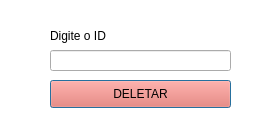
<?xml version="1.0" encoding="UTF-8"?>
<ui version="4.0">
 <class>Dialog</class>
 <widget class="QDialog" name="Dialog">
  <property name="geometry">
   <rect>
    <x>0</x>
    <y>0</y>
    <width>262</width>
    <height>140</height>
   </rect>
  </property>
  <property name="windowTitle">
   <string>Dialog</string>
  </property>
  <widget class="QLabel" name="label">
   <property name="geometry">
    <rect>
     <x>0</x>
     <y>0</y>
     <width>271</width>
     <height>141</height>
    </rect>
   </property>
   <property name="styleSheet">
    <string notr="true">background-color: rgb(255, 255, 255);</string>
   </property>
   <property name="text">
    <string/>
   </property>
  </widget>
  <widget class="QLabel" name="label_2">
   <property name="geometry">
    <rect>
     <x>50</x>
     <y>20</y>
     <width>91</width>
     <height>31</height>
    </rect>
   </property>
   <property name="styleSheet">
    <string notr="true">font: 10pt &quot;MS Shell Dlg 2&quot;;</string>
   </property>
   <property name="text">
    <string>Digite o ID</string>
   </property>
  </widget>
  <widget class="QLineEdit" name="input_id">
   <property name="geometry">
    <rect>
     <x>50</x>
     <y>50</y>
     <width>181</width>
     <height>21</height>
    </rect>
   </property>
  </widget>
  <widget class="QPushButton" name="btn_deletar">
   <property name="geometry">
    <rect>
     <x>50</x>
     <y>80</y>
     <width>181</width>
     <height>28</height>
    </rect>
   </property>
   <property name="styleSheet">
    <string notr="true">font: 10pt &quot;MS Shell Dlg 2&quot;;
background-color: rgb(255, 99, 79);</string>
   </property>
   <property name="text">
    <string>DELETAR</string>
   </property>
  </widget>
 </widget>
 <resources/>
 <connections/>
</ui>
